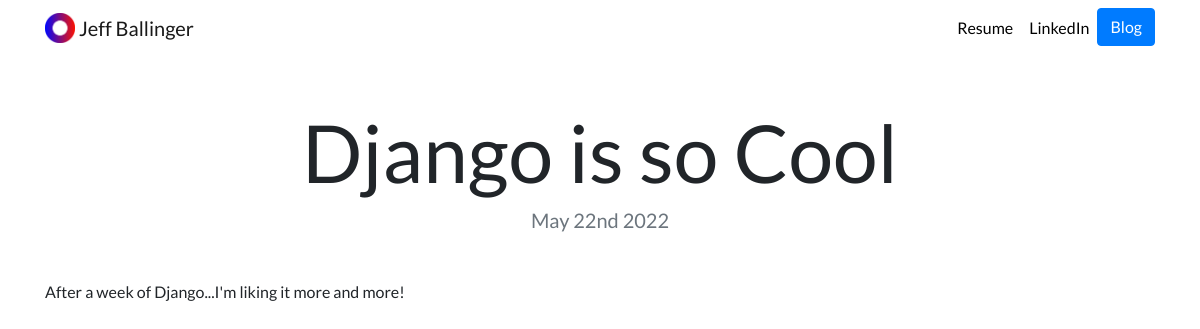
Page /blog/3/ on the committed database.
### blog/models.py (models this page shows, shortened)
class Blog(models.Model):
    title = models.CharField(max_length=200)
    description = models.TextField()
    date_published = models.DateField()

### blog/views.py (the view)
# urls.py: path('<int:blog_id>/', views.detail, name='detail'),
def detail(request, blog_id):
    blog = get_object_or_404(Blog, pk=blog_id)
    return render(request, 'blog/detail.html', {'blog': blog})

### blog/templates/blog/detail.html
{% extends "portfolio/base.html" %}
{% load static %}
{% block content %}
    <h1 class="text-center mt-5" id="blogdetailtitle">{{ blog.title }}</h1>
    <h5 class="text-center text-muted mb-5">{{ blog.date_published|date:'F jS Y' }}</h5>
    {{ blog.description|safe }}
{% endblock %}

### portfolio/static/portfolio/custom.css (style rules this page uses)
body { font-family: 'Lato', sans-serif; }
@media (min-width: 992px) { #blogdetailtitle { font-size: 5rem; } }

### rows in the picture
Blog: title "Django is so Cool", date_published "May 22nd 2022", description "After a week of Django...I'm liking it more and more!"
